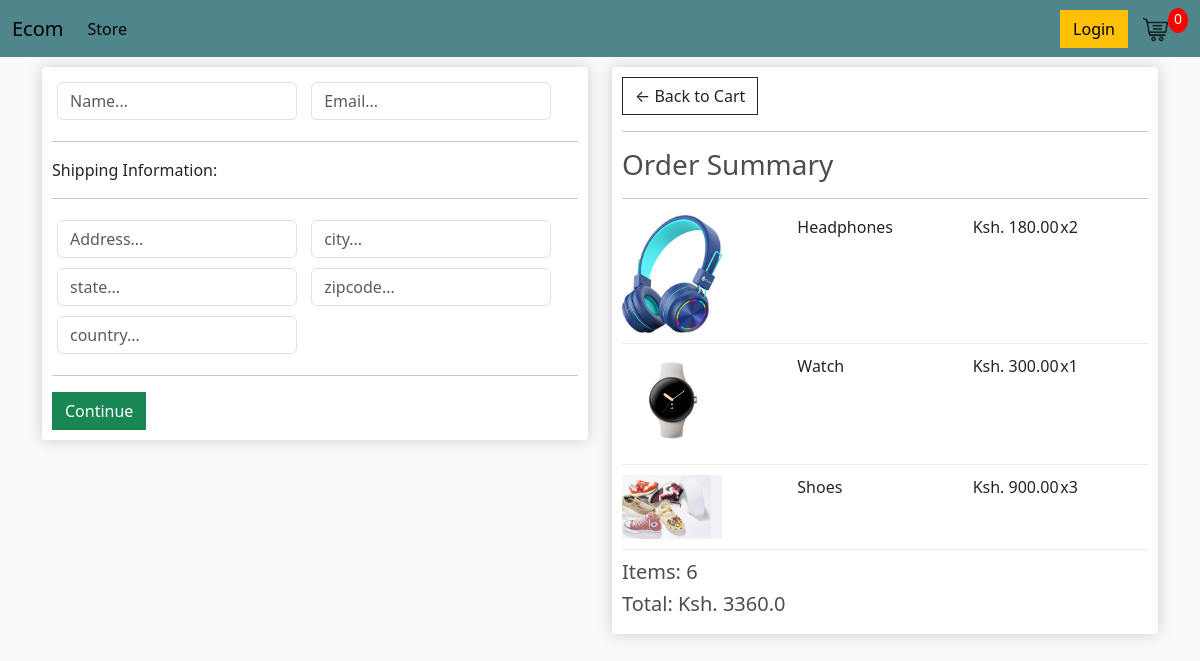
Screenshot of /checkout/ (signed in) with the database file from the repository.
### store/models.py (models this page shows, shortened)
class OrderItem(models.Model):
    product = models.ForeignKey(
        Product, on_delete=models.SET_NULL, null=True, blank=True)
    order = models.ForeignKey(
        Order, on_delete=models.SET_NULL, null=True, blank=True)
    quantity = models.IntegerField(default=0, null=True, blank=True)
    date_added = models.DateTimeField(auto_now_add=True)
    @property
    def get_total(self):
        total = self.product.price * self.quantity
        return total

class Product(models.Model):
    name = models.CharField(max_length=200)
    price = models.FloatField()
    digital = models.BooleanField(default=False, null=True, blank=False)
    image = models.ImageField(upload_to='products', null=True, blank=True)

class Order(models.Model):
    customer = models.ForeignKey(
        Customer, on_delete=models.SET_NULL, null=True, blank=True)
    date_ordered = models.DateTimeField(auto_now_add=True)
    complete = models.BooleanField(default=False, null=True, blank=False)
    transaction_id = models.CharField(max_length=100, null=True)
    @property
    def get_cart_total(self):
        orderitems = self.orderitem_set.all()
        total = sum([item.get_total for item in orderitems])
        return total
    def get_cart_items(self):
        orderitems = self.orderitem_set.all()
        total = sum([item.quantity for item in orderitems])
        return total

### store/views.py (the view)
# urls.py: path('checkout/', views.checkout, name='checkout'),
def checkout(request):
    if request.user.is_authenticated:
        customer = request.user.customer
        order, created = Order.objects.get_or_create(
            customer=customer, complete=False)
        items = order.orderitem_set.all()
    else:
        items = []
        order = {'get_cart_total': 0, 'get_cart_items': 0}
    context = {'items': items, 'order': order}
    return render(request, 'store/checkout.html', context)

### store/templates/store/checkout.html (shortened to what this page needs)
{% extends 'store/main.html' %} {% load static %} {% block content %}
<div class="row">
  <div class="col-lg-6">
    <div class="box-element" id="form-wrapper">
      <form action="" id="form">
        <div id="user-info">
          <div class="form-field">
            <input
              type="text"
              class="form-control"
              name="name"
              placeholder="Name..."
              required
            />
          </div>
          <div class="form-field">
            <input
              type="text"
              class="form-control"
              name="email"
              placeholder="Email..."
              required
            />
          </div>
        </div>
        <div id="shipping-info">
          <hr />
          <p>Shipping Information:</p>
          <hr />
          <div class="form-field">
            <input
              type="text"
              class="form-control"
              name="address"
              placeholder="Address..."
              required
            />
          </div>
          <div class="form-field">
            <input
              type="text"
              class="form-control"
              name="city"
              placeholder="city..."
              required
            />
          </div>
          <div class="form-field">
            <input
              type="text"
              class="form-control"
              name="state"
              placeholder="state..."
              required
            />
          </div>
          <div class="form-field">
            <input
              type="text"
              class="form-control"
              name="zipcode"
              placeholder="zipcode..."
              required
            />
          </div>
          <div class="form-field">
            <input
              type="text"
              class="form-control"
              name="country"
              placeholder="country..."
              required
            />
          </div>
        </div>
        <hr />
        <input
          type="submit"
          value="Continue"
          class="btn btn-success btn-block"
        />
      </form>
    </div>
    <br />
  </div>
  <div class="col-lg-6">
    <div class="box-element">
      <a href="{% url 'cart' %}" class="btn btn-outline-dark">
        &#x2190; Back to Cart</a
      >
      <hr />
      <h3>Order Summary</h3>
      <hr />
      {% for item in items %}
      <div class="cart-row">
        {% if item.product.image %}
        <div style="flex: 2">
          <img
            src="{{ item.product.image.url }}"
            alt="Placeholder"
            class="row-image"
          />
        </div>
        {% endif %}
        <div style="flex: 2">{{item.product.name}}</div>
        <div style="flex: 1">Ksh. {{item.product.price|floatformat:2}}</div>
        <div style="flex: 1"><p>x{{item.quantity}}</p></div>
      </div>
      {% endfor %}
      <h5>Items: {{ order.get_cart_items }}</h5>
      <h5>Total: Ksh. {{ order.get_cart_total }}</h5>
    </div>
  </div>
</div>
{% endblock%}

### static/css/styles.css (style rules this page uses)
body { background-color: hsl(0, 0%, 98%); }
h1,h2,h3,h4,h5,h6 { color:hsl(0, 0%, 30%); }
.box-element { box-shadow:hsl(0, 0%, 80%) 0 0 16px; background-color: #fff; border-radius: 4px; padding: 10px; }
.col-lg-4, .col-lg-6, .col-lg-8, .col-lg-12 { margin-top: 10px; }
.btn { border-radius: 0; }
.row-image { width: 100px; }
.form-field { width:250px; display: inline-block; padding: 5px; }
.cart-row { display: flex; align-items: flex-stretch; padding-bottom: 10px; margin-bottom: 10px; border-bottom: 1px solid #ececec; }

### rows the page displays
OrderItem: product.image (picture), product.name "Headphones", product.price "180.00", quantity "2"
OrderItem: product.image (picture), product.name "Watch", product.price "300.00", quantity "1"
OrderItem: product.image (picture), product.name "Shoes", product.price "900.00", quantity "3"
Order: get_cart_items "6", get_cart_total "3360.0"
